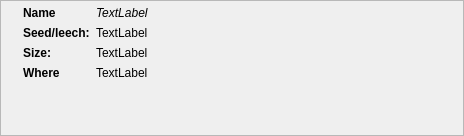
<?xml version="1.0" encoding="UTF-8"?>
<ui version="4.0">
 <class>MiniTorrent</class>
 <widget class="QFrame" name="MiniTorrent">
  <property name="geometry">
   <rect>
    <x>0</x>
    <y>0</y>
    <width>464</width>
    <height>136</height>
   </rect>
  </property>
  <property name="windowTitle">
   <string>Form</string>
  </property>
  <property name="frameShape">
   <enum>QFrame::StyledPanel</enum>
  </property>
  <property name="frameShadow">
   <enum>QFrame::Raised</enum>
  </property>
  <layout class="QHBoxLayout" name="horizontalLayout">
   <property name="leftMargin">
    <number>9</number>
   </property>
   <property name="topMargin">
    <number>5</number>
   </property>
   <property name="bottomMargin">
    <number>5</number>
   </property>
   <item>
    <widget class="QLabel" name="imageLabel">
     <property name="sizePolicy">
      <sizepolicy hsizetype="Minimum" vsizetype="Preferred">
       <horstretch>0</horstretch>
       <verstretch>0</verstretch>
      </sizepolicy>
     </property>
     <property name="text">
      <string/>
     </property>
    </widget>
   </item>
   <item>
    <layout class="QFormLayout" name="formLayout">
     <property name="fieldGrowthPolicy">
      <enum>QFormLayout::ExpandingFieldsGrow</enum>
     </property>
     <item row="0" column="0">
      <widget class="QLabel" name="label_5">
       <property name="font">
        <font>
         <weight>75</weight>
         <bold>true</bold>
        </font>
       </property>
       <property name="text">
        <string>Name</string>
       </property>
      </widget>
     </item>
     <item row="0" column="1">
      <widget class="QLabel" name="nameLabel">
       <property name="sizePolicy">
        <sizepolicy hsizetype="MinimumExpanding" vsizetype="Preferred">
         <horstretch>0</horstretch>
         <verstretch>0</verstretch>
        </sizepolicy>
       </property>
       <property name="font">
        <font>
         <weight>50</weight>
         <italic>true</italic>
         <bold>false</bold>
        </font>
       </property>
       <property name="text">
        <string>TextLabel</string>
       </property>
      </widget>
     </item>
     <item row="1" column="0">
      <widget class="QLabel" name="label_8">
       <property name="font">
        <font>
         <weight>75</weight>
         <bold>true</bold>
        </font>
       </property>
       <property name="text">
        <string>Seed/leech:</string>
       </property>
      </widget>
     </item>
     <item row="1" column="1">
      <widget class="QLabel" name="seedLeechLabel">
       <property name="text">
        <string>TextLabel</string>
       </property>
      </widget>
     </item>
     <item row="3" column="0">
      <widget class="QLabel" name="label">
       <property name="font">
        <font>
         <weight>75</weight>
         <bold>true</bold>
        </font>
       </property>
       <property name="text">
        <string>Where</string>
       </property>
      </widget>
     </item>
     <item row="3" column="1">
      <widget class="QLabel" name="backendLabel">
       <property name="text">
        <string>TextLabel</string>
       </property>
      </widget>
     </item>
     <item row="2" column="1">
      <widget class="QLabel" name="sizeLabel">
       <property name="text">
        <string>TextLabel</string>
       </property>
      </widget>
     </item>
     <item row="2" column="0">
      <widget class="QLabel" name="label_3">
       <property name="font">
        <font>
         <weight>75</weight>
         <bold>true</bold>
        </font>
       </property>
       <property name="text">
        <string>Size:</string>
       </property>
      </widget>
     </item>
    </layout>
   </item>
  </layout>
 </widget>
 <resources/>
 <connections/>
</ui>
